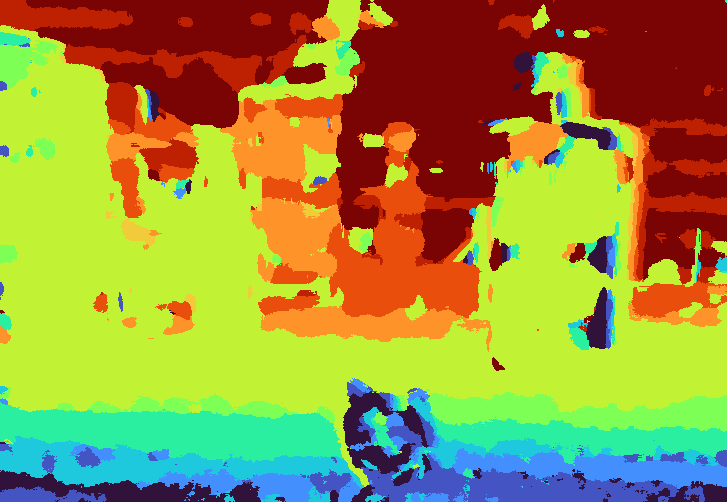
#> input picture docs/img/inspection/normal/mobile_kitchen/selection.png, 727 x 502 px
$ python -i content_aware.py   (imports and definitions only)   (older library calls are emulated)
#> lines starting #> are read from the running program, lines starting #| are printed output that depends on the picture
#!/usr/bin/env python3
"""Content-aware focus measure: best-of-both operator routing.

Finding: laplacian is best on textured/clean content; mod_laplacian is best on
smooth low-contrast content (no 2nd-derivative sign cancellation). Neither wins
everywhere. So route per-pixel by LOCAL CONTRAST: blend the two energies with
weight c = 1 - exp(-ref_contrast/tau), where ref_contrast is the per-pixel max
local std across frames (the region's in-focus contrast, consistent across
frames). Low contrast -> mod_laplacian; high contrast -> laplacian.

Validate it matches the better operator on BOTH regimes (Real-MFF + hard scenes).

Run:  python research/content_aware.py [n_realmff]
"""
from __future__ import annotations
import concurrent.futures as cf
import glob
import os
import sys

import cv2
import numpy as np

sys.path.insert(0, os.path.dirname(os.path.abspath(__file__)))
import metrics as M  # noqa: E402
from focusstack.fusion import fuse_blend, guided_filter, multiband_blend  # noqa: E402
from focusstack.io import to_gray_float  # noqa: E402

HERE = os.path.dirname(os.path.abspath(__file__))
RMFF = os.path.join(HERE, "data", "realmff", "extracted", "RealMFF")


def _energies(gray):
    lap = np.abs(cv2.Laplacian(gray, cv2.CV_32F, ksize=3))
    kx = np.array([[-1.0, 2.0, -1.0]], np.float32)
    modl = np.abs(cv2.filter2D(gray, cv2.CV_32F, kx)) + np.abs(cv2.filter2D(gray, cv2.CV_32F, kx.T))
    return lap, modl


# [67 lines left out: functions _local_std, fuse_content_aware, _rmff_eval, main, not called in this run]


# [2 lines not run here, left out]

>>> import cv2
>>> picture = cv2.imread('../docs/img/inspection/normal/mobile_kitchen/selection.png', cv2.IMREAD_GRAYSCALE)
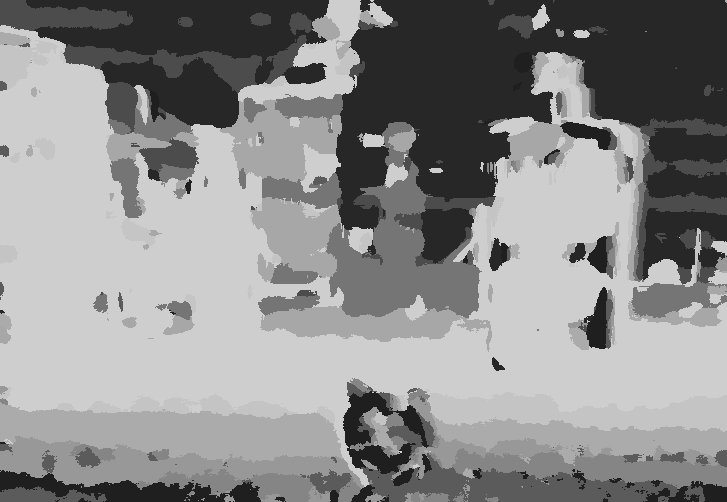
#> picture: shape (502, 727); min 31, max 206, mean 139.4
>>> result = _energies(picture)
#> in _energies, `lap = np.abs(cv2.Laplacian(gray, cv2.CV_32F, ksize=3))`:
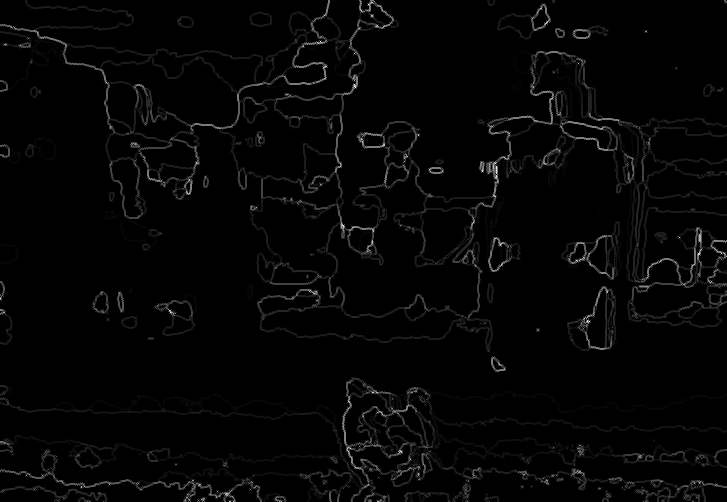
#> lap: shape (502, 727) float32; min 0, max 1368, mean 27.2; drawn with min black and max white
